Frame 1 (no input): blank canvas, image omitted
Frame 60 (the mouse pressed at the canvas centre just before this capture): blank canvas, image omitted
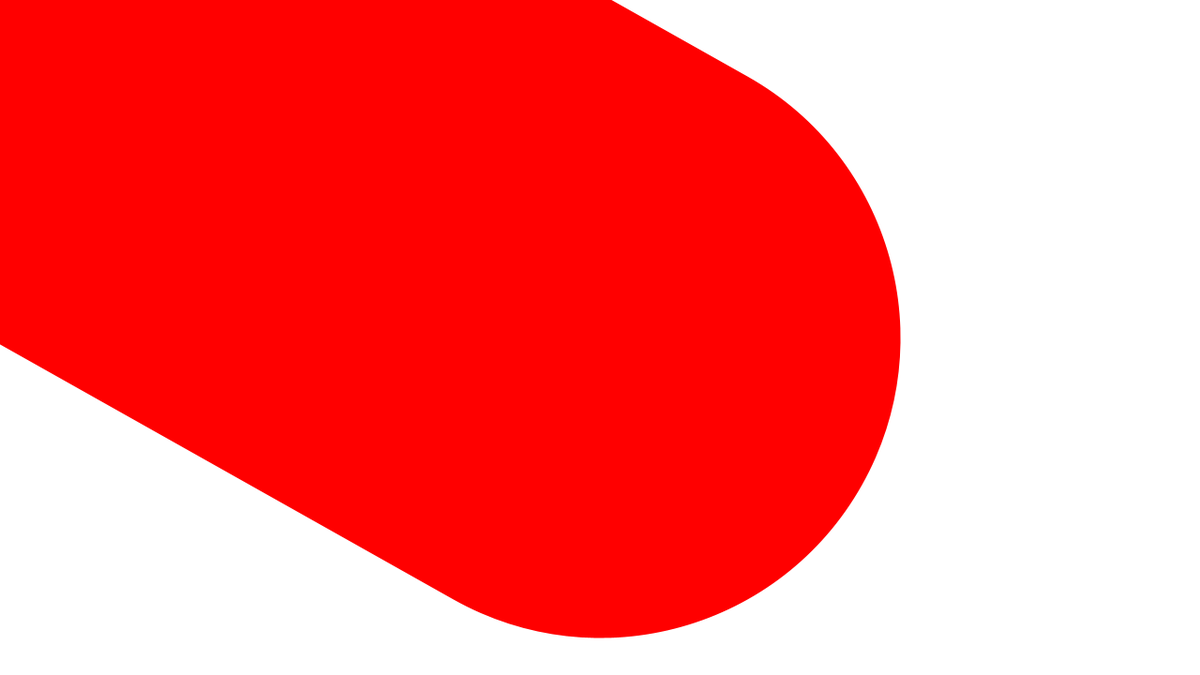
Frame 120 (the mouse held since frame 60 and released just before this capture)

The Processing sketch whose frames 1 and 60 were blank and that drew this single picture after the mouse press (run headless with seeded random() and noise(); from frame 60 on, the mouse is pressed at the canvas centre):

// Processing sketch: sketch_week03_03_91317
// ── sketch_week03_03_91317.pde
//PMOUSE ABSOLUTE VALUE VARIABLE LINE WEIGHT


void setup() {
  size(1280,720);
  background(255);
}

void draw() {
  stroke(255,0,0);
  strokeWeight(abs(pmouseX - mouseX));
  line(pmouseX,pmouseY,mouseX,mouseY);
}
